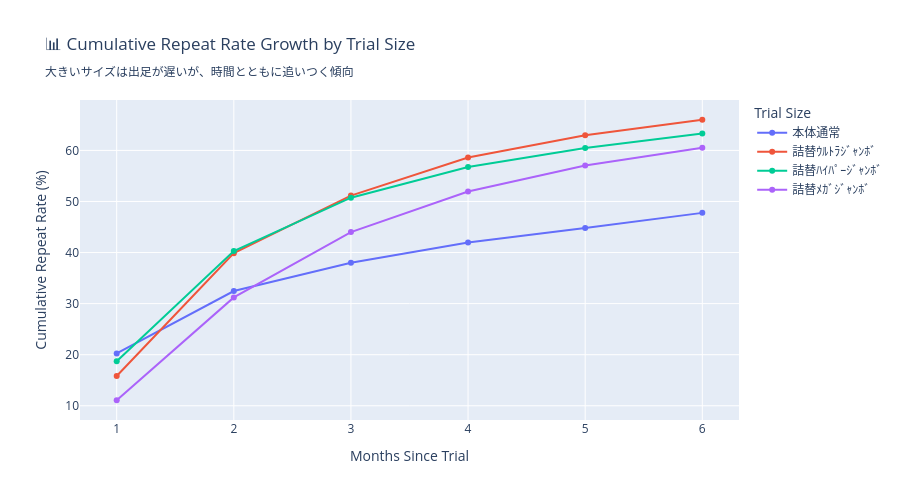

Notebook source saved alongside this figure:
### Markdown cell above
## 8. Phase 7: Cohort Analysis (Monthly Tracking)

### 目的
- トライアル後の月次リピート率推移
- 大サイズが時間とともに追いつく様子を可視化

### Code cell
# =============================================================================
# Phase 7: Cohort Analysis - Monthly Repeat Rate Tracking
# =============================================================================

print("="*80)
print("PHASE 7: COHORT ANALYSIS - MONTHLY REPEAT RATE TRACKING")
print("トライアル後の月次累積リピート率推移")
print("="*80)

# Calculate cumulative repeat rate at each month
def calculate_monthly_cohort(df):
    """Calculate cumulative repeat rate at 1, 2, 3, 4, 5, 6 months"""
    results = []
    
    for month in [1, 2, 3, 4, 5, 6]:
        days = month * 30
        
        # Filter to initiatives with enough observation
        df_filtered = df.copy()
        
        # Calculate repeat within this window
        df_filtered['repeat_in_window'] = (
            (df_filtered['has_repeat'] == 1) & 
            (df_filtered['days_to_repeat'] <= days)
        ).fillna(False).astype(int)
        
        monthly_stats = df_filtered.groupby(['initiative_name', 'trial_size']).agg(
            trial_count=('shopper_key', 'nunique'),
            repeat_count=('repeat_in_window', 'sum')
        ).reset_index()
        
        monthly_stats['repeat_rate'] = monthly_stats['repeat_count'] / monthly_stats['trial_count'] * 100
        monthly_stats['month'] = month
        
        results.append(monthly_stats)
    
    return pd.concat(results, ignore_index=True)

# Prepare data
trial_repeat_with_days = trial_repeat_df.copy()
trial_repeat_with_days['days_to_repeat'] = np.where(
    trial_repeat_with_days['has_repeat'] == 1,
    (trial_repeat_with_days['first_repeat_date'] - trial_repeat_with_days['first_trial_date']).dt.days,
    np.nan
)

# Calculate cohort
cohort_df = calculate_monthly_cohort(trial_repeat_with_days)

# Add observation status
cohort_df['has_6month_data'] = cohort_df['initiative_name'].map(init_status_dict)
cohort_df['obs_months'] = cohort_df['initiative_name'].map(
    {i['initiative_name']: i['observation_months'] for i in initiatives}
)

# Filter to only show months where we have data
cohort_df = cohort_df[cohort_df['month'] <= cohort_df['obs_months']]

print("\n📊 Monthly Cumulative Repeat Rate by Size")
print("   月次累積リピート率の推移（サイズ別）")
print("-"*80)

# Focus on key sizes for visualization
key_sizes = ['本体通常', '詰替ﾒｶﾞｼﾞｬﾝﾎﾞ', '詰替ｳﾙﾄﾗｼﾞｬﾝﾎﾞ', '詰替ﾊｲﾊﾟｰｼﾞｬﾝﾎﾞ']
full_data_inits = [i['initiative_name'] for i in initiatives if i['has_6month_data']]

# Aggregate across initiatives with full data for cleaner visualization
cohort_agg = cohort_df[
    (cohort_df['trial_size'].isin(key_sizes)) &
    (cohort_df['initiative_name'].isin(full_data_inits))
].groupby(['trial_size', 'month']).agg(
    trial_count=('trial_count', 'sum'),
    repeat_count=('repeat_count', 'sum')
).reset_index()

cohort_agg['repeat_rate'] = cohort_agg['repeat_count'] / cohort_agg['trial_count'] * 100

# Pivot for display
cohort_pivot = cohort_agg.pivot_table(
    index='trial_size', 
    columns='month', 
    values='repeat_rate'
)
cohort_pivot.columns = [f'Month {m}' for m in cohort_pivot.columns]

# Reorder
cohort_pivot = cohort_pivot.reindex([s for s in size_order if s in cohort_pivot.index])

print("\n【Cumulative Repeat Rate (%) by Month】")
print("   ✅ Data from initiatives with full 6-month observation")
display(cohort_pivot.round(1))

# Visualize
if len(cohort_agg) > 0:
    fig = px.line(
        cohort_agg,
        x='month',
        y='repeat_rate',
        color='trial_size',
        title='📊 Cumulative Repeat Rate Growth by Trial Size<br><sub>大きいサイズは出足が遅いが、時間とともに追いつく傾向</sub>',
        labels={'month': 'Months Since Trial', 'repeat_rate': 'Cumulative Repeat Rate (%)', 'trial_size': 'Trial Size'},
        markers=True
    )
    fig.update_layout(height=500)
    fig.show()

### Figure 1 — Plotly figure (JSON) as saved in the notebook; plotly's stock layout.template omitted (floating-point values rounded to 4 significant figures)
{"data": [{"hovertemplate": "Trial Size=本体通常<br>Months Since Trial=%{x}<br>Cumulative Repeat Rate (%)=%{y}<extra></extra>", "legendgroup": "本体通常", "line": {"color": "#636efa", "dash": "solid"}, "marker": {"symbol": "circle"}, "mode": "lines+markers", "name": "本体通常", "orientation": "v", "showlegend": true, "type": "scatter", "x": [1, 2, 3, 4, 5, 6], "xaxis": "x", "y": [20.24, 32.47, 38.01, 41.95, 44.78, 47.77], "yaxis": "y"}, {"hovertemplate": "Trial Size=詰替ｳﾙﾄﾗｼﾞｬﾝﾎﾞ<br>Months Since Trial=%{x}<br>Cumulative Repeat Rate (%)=%{y}<extra></extra>", "legendgroup": "詰替ｳﾙﾄﾗｼﾞｬﾝﾎﾞ", "line": {"color": "#EF553B", "dash": "solid"}, "marker": {"symbol": "circle"}, "mode": "lines+markers", "name": "詰替ｳﾙﾄﾗｼﾞｬﾝﾎﾞ", "orientation": "v", "showlegend": true, "type": "scatter", "x": [1, 2, 3, 4, 5, 6], "xaxis": "x", "y": [15.83, 39.88, 51.16, 58.6, 62.96, 66.0], "yaxis": "y"}, {"hovertemplate": "Trial Size=詰替ﾊｲﾊﾟｰｼﾞｬﾝﾎﾞ<br>Months Since Trial=%{x}<br>Cumulative Repeat Rate (%)=%{y}<extra></extra>", "legendgroup": "詰替ﾊｲﾊﾟｰｼﾞｬﾝﾎﾞ", "line": {"color": "#00cc96", "dash": "solid"}, "marker": {"symbol": "circle"}, "mode": "lines+markers", "name": "詰替ﾊｲﾊﾟｰｼﾞｬﾝﾎﾞ", "orientation": "v", "showlegend": true, "type": "scatter", "x": [1, 2, 3, 4, 5, 6], "xaxis": "x", "y": [18.71, 40.3, 50.74, 56.74, 60.48, 63.31], "yaxis": "y"}, {"hovertemplate": "Trial Size=詰替ﾒｶﾞｼﾞｬﾝﾎﾞ<br>Months Since Trial=%{x}<br>Cumulative Repeat Rate (%)=%{y}<extra></extra>", "legendgroup": "詰替ﾒｶﾞｼﾞｬﾝﾎﾞ", "line": {"color": "#ab63fa", "dash": "solid"}, "marker": {"symbol": "circle"}, "mode": "lines+markers", "name": "詰替ﾒｶﾞｼﾞｬﾝﾎﾞ", "orientation": "v", "showlegend": true, "type": "scatter", "x": [1, 2, 3, 4, 5, 6], "xaxis": "x", "y": [11.08, 31.21, 44.0, 51.95, 57.03, 60.51], "yaxis": "y"}], "layout": {"height": 500, "legend": {"title": {"text": "Trial Size"}, "tracegroupgap": 0}, "title": {"text": "📊 Cumulative Repeat Rate Growth by Trial Size<br><sub>大きいサイズは出足が遅いが、時間とともに追いつく傾向</sub>"}, "xaxis": {"anchor": "y", "domain": [0, 1], "title": {"text": "Months Since Trial"}}, "yaxis": {"anchor": "x", "domain": [0, 1], "title": {"text": "Cumulative Repeat Rate (%)"}}}}
